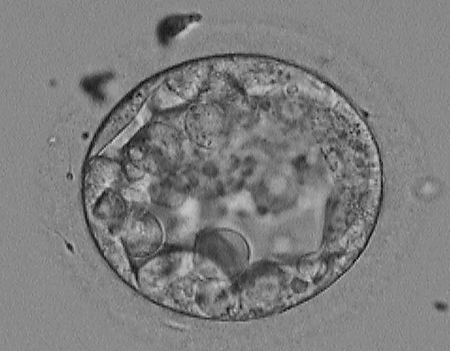
#> input picture feature_extractor/Images/Blast_PCRM_1202041 D5.BMP, 450 x 351 px
$ python tile.py ../feature_extractor/Images out
#> lines starting #> are read from the running program, lines starting #| are printed output that depends on the picture
import os
import argparse
from PIL import Image
import numpy as np

def tile_image(input_image_path, output_dir, tile_size, variance_threshold):
    # Load the image
#> called with output_dir = 'out', tile_size = 64, variance_threshold = 200
    image = Image.open(input_image_path).convert('L')  # Convert to grayscale to simplify variance calculation
#> image is the input picture: PIL image 450x351 L; min 9, max 215, mean 125.9
    width, height = image.size
#> width = 450; height = 351

    # Calculate the number of tiles in each dimension
    x_tiles = width // tile_size
#> x_tiles = 7
    y_tiles = height // tile_size
#> y_tiles = 5

    # Create an output subdirectory based on the image name
    base_name = os.path.splitext(os.path.basename(input_image_path))[0]
    image_output_dir = os.path.join(output_dir, base_name)
    if not os.path.exists(image_output_dir):
        os.makedirs(image_output_dir)

    # Create tiles
    for i in range(y_tiles):
        for j in range(x_tiles):
            # Define the bounding box for each tile
            left = j * tile_size
            upper = i * tile_size
            right = left + tile_size
            lower = upper + tile_size

            # Crop the image to create the tile
            tile = image.crop((left, upper, right, lower))

            # Convert tile to numpy array and calculate variance
            tile_array = np.array(tile)
            if np.var(tile_array) > variance_threshold:
                # Save the tile
                tile.save(os.path.join(image_output_dir, f"tile_{i}_{j}.jpg"))
#> this loop made 5 passes
#> pass 1, in tile_image, `tile.save(os.path.join(image_output_dir, f"tile_{i}_{j}.jpg"))`:
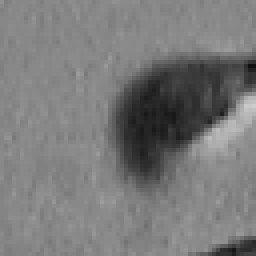
#> saved as tile_0_2.jpg: PIL image 64x64 L (shown 4 times larger); min 17, max 204, mean 121.4
#> pass 1, in tile_image, `tile.save(os.path.join(image_output_dir, f"tile_{i}_{j}.jpg"))`:
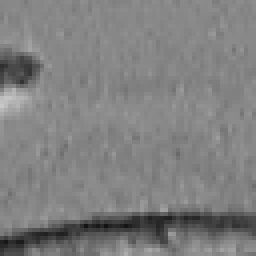
#> saved as tile_0_3.jpg: PIL image 64x64 L (shown 4 times larger); min 18, max 199, mean 127.4
#> pass 2, in tile_image, `tile.save(os.path.join(image_output_dir, f"tile_{i}_{j}.jpg"))`:
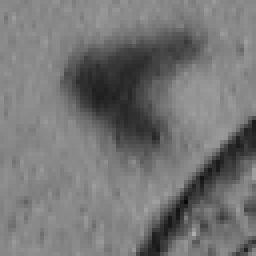
#> saved as tile_1_1.jpg: PIL image 64x64 L (shown 4 times larger); min 9, max 172, mean 116.9
#> pass 2, in tile_image, `tile.save(os.path.join(image_output_dir, f"tile_{i}_{j}.jpg"))`:
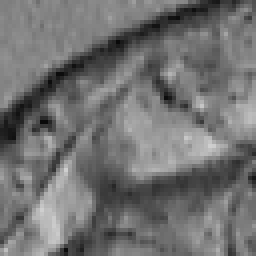
#> saved as tile_1_2.jpg: PIL image 64x64 L (shown 4 times larger); min 9, max 207, mean 113.1
#> after the loop:
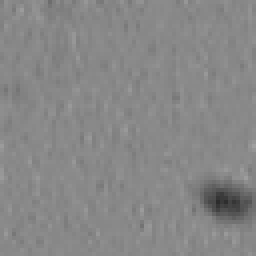
#> tile: PIL image 64x64 L (shown 4 times larger); min 44, max 160, mean 135

def process_directory(input_dir, output_dir, tile_size, variance_threshold):
    # Iterate through all image files in the directory
    for entry in os.listdir(input_dir):
        file_path = os.path.join(input_dir, entry)
        if os.path.isfile(file_path) and entry.lower().endswith(('.png', '.jpg', '.jpeg', '.bmp', '.tif', '.tiff')):
            tile_image(file_path, output_dir, tile_size, variance_threshold)
#> pass 2 of the loop in process_directory, `for entry in os.listdir(input_dir):`:
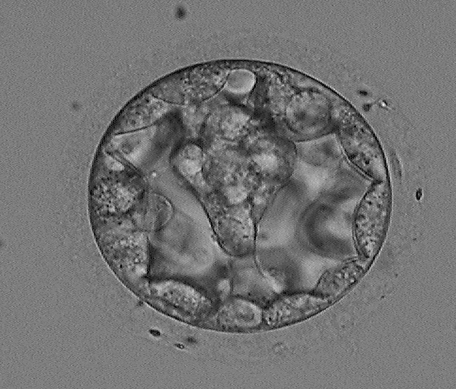
#> input picture feature_extractor/Images/Blast_PCRM_1202043 D5.BMP, 456 x 389 px
#> in tile_image, image is the input picture: PIL image 456x389 L; min 8, max 249, mean 114.7
#> the loop in tile_image (call 2), `for i in range(y_tiles):` made 6 passes
#> pass 2, in tile_image (call 2), `tile.save(os.path.join(image_output_dir, f"tile_{i}_{j}.jpg"))`:
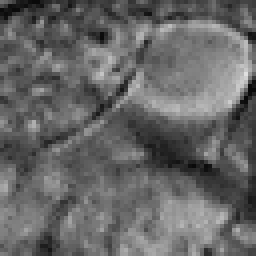
#> saved as tile_1_3.jpg: PIL image 64x64 L (shown 4 times larger); min 9, max 223, mean 101.9
#> after the loop in tile_image (call 2), `for i in range(y_tiles):`:
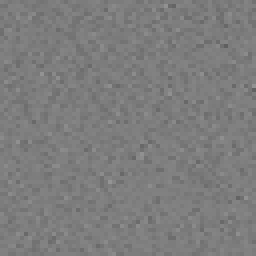
#> tile: PIL image 64x64 L (shown 4 times larger); min 95, max 148, mean 124.6

def main():
    # Set up command line argument parsing
    parser = argparse.ArgumentParser(description="Generate tiles from images in a directory, dropping tiles with low variance.")
    parser.add_argument("input_directory", help="Directory containing images")
    parser.add_argument("output_directory", help="Directory where image tiles will be saved")
    parser.add_argument("--tile_size", type=int, default=64, help="Size of each tile (default is 256 pixels)")
    parser.add_argument("--variance_threshold", type=float, default=200.0, help="Variance threshold below which tiles will not be saved (default is 50.0)")

    # Parse arguments
    args = parser.parse_args()

    # Process the directory of images
    process_directory(args.input_directory, args.output_directory, args.tile_size, args.variance_threshold)

if __name__ == "__main__":
    main()
